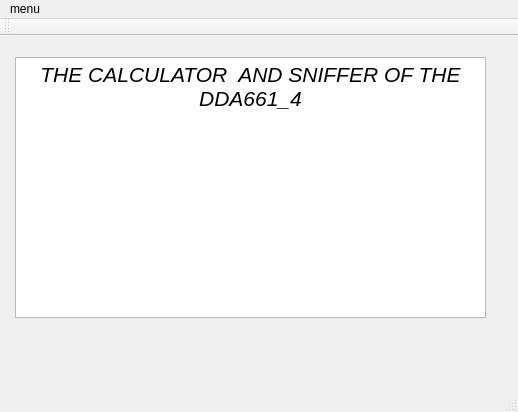
<?xml version="1.0" encoding="UTF-8"?>
<ui version="4.0">
 <class>dribl</class>
 <widget class="QMainWindow" name="dribl">
  <property name="geometry">
   <rect>
    <x>0</x>
    <y>0</y>
    <width>518</width>
    <height>412</height>
   </rect>
  </property>
  <property name="sizePolicy">
   <sizepolicy hsizetype="Ignored" vsizetype="Ignored">
    <horstretch>0</horstretch>
    <verstretch>0</verstretch>
   </sizepolicy>
  </property>
  <property name="minimumSize">
   <size>
    <width>518</width>
    <height>412</height>
   </size>
  </property>
  <property name="maximumSize">
   <size>
    <width>518</width>
    <height>412</height>
   </size>
  </property>
  <property name="windowTitle">
   <string>dribl</string>
  </property>
  <widget class="QWidget" name="centralWidget">
   <widget class="QTextBrowser" name="textBrowser">
    <property name="geometry">
     <rect>
      <x>15</x>
      <y>21</y>
      <width>471</width>
      <height>261</height>
     </rect>
    </property>
    <property name="sizePolicy">
     <sizepolicy hsizetype="Ignored" vsizetype="Ignored">
      <horstretch>0</horstretch>
      <verstretch>0</verstretch>
     </sizepolicy>
    </property>
    <property name="maximumSize">
     <size>
      <width>471</width>
      <height>261</height>
     </size>
    </property>
    <property name="cursor" stdset="0">
     <cursorShape>PointingHandCursor</cursorShape>
    </property>
    <property name="html">
     <string>&lt;!DOCTYPE HTML PUBLIC &quot;-//W3C//DTD HTML 4.0//EN&quot; &quot;http://www.w3.org/TR/REC-html40/strict.dtd&quot;&gt;
&lt;html&gt;&lt;head&gt;&lt;meta name=&quot;qrichtext&quot; content=&quot;1&quot; /&gt;&lt;style type=&quot;text/css&quot;&gt;
p, li { white-space: pre-wrap; }
&lt;/style&gt;&lt;/head&gt;&lt;body style=&quot; font-family:'Sans Serif'; font-size:9pt; font-weight:400; font-style:normal;&quot;&gt;
&lt;p align=&quot;center&quot; style=&quot; margin-top:0px; margin-bottom:0px; margin-left:0px; margin-right:0px; -qt-block-indent:0; text-indent:0px;&quot;&gt;&lt;span style=&quot; font-size:16pt; font-style:italic;&quot;&gt;THE CALCULATOR  AND SNIFFER OF THE DDA661_4&lt;/span&gt;&lt;/p&gt;&lt;/body&gt;&lt;/html&gt;</string>
    </property>
   </widget>
  </widget>
  <widget class="QMenuBar" name="menuBar">
   <property name="geometry">
    <rect>
     <x>0</x>
     <y>0</y>
     <width>518</width>
     <height>19</height>
    </rect>
   </property>
   <widget class="QMenu" name="menuMenu">
    <property name="title">
     <string>menu</string>
    </property>
    <addaction name="actionCalculator"/>
    <addaction name="actionSniffer"/>
    <addaction name="actionTable"/>
   </widget>
   <addaction name="menuMenu"/>
  </widget>
  <widget class="QToolBar" name="mainToolBar">
   <attribute name="toolBarArea">
    <enum>TopToolBarArea</enum>
   </attribute>
   <attribute name="toolBarBreak">
    <bool>false</bool>
   </attribute>
  </widget>
  <widget class="QStatusBar" name="statusBar"/>
  <action name="actionCalculator">
   <property name="text">
    <string>calculator</string>
   </property>
  </action>
  <action name="actionSniffer">
   <property name="text">
    <string>sniffer</string>
   </property>
  </action>
  <action name="actionTable">
   <property name="text">
    <string>table</string>
   </property>
  </action>
 </widget>
 <layoutdefault spacing="6" margin="11"/>
 <resources/>
 <connections/>
</ui>
